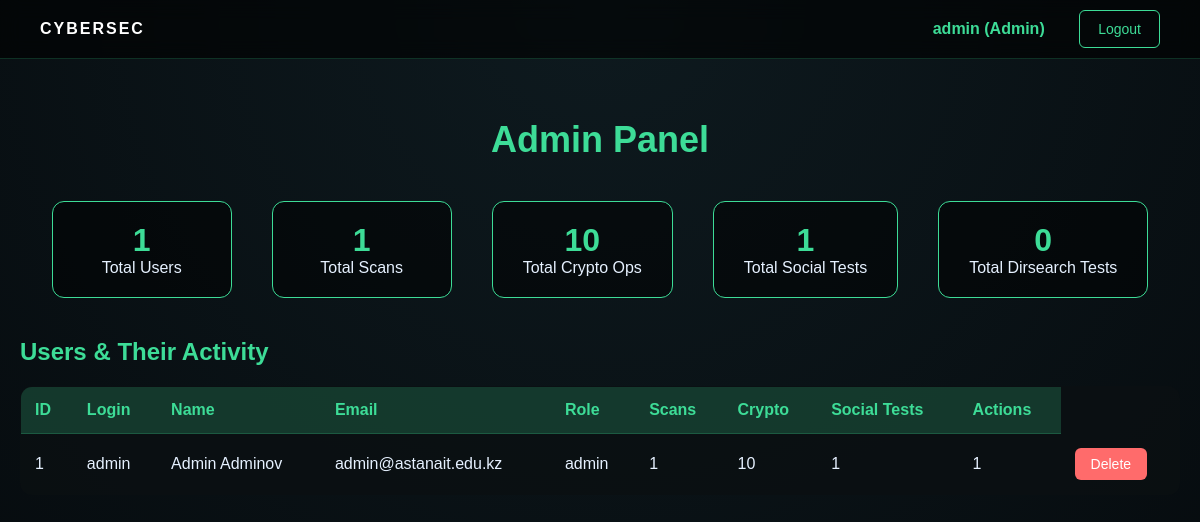
The page /admin (signed in) on the database its author committed.
### tables this page shows
CREATE TABLE users (
        id INTEGER PRIMARY KEY AUTOINCREMENT,
        login TEXT NOT NULL UNIQUE,
        first_name TEXT NOT NULL,
        last_name TEXT NOT NULL,
        email TEXT NOT NULL UNIQUE,
        password TEXT NOT NULL,
        role TEXT DEFAULT 'user'
    );

### app.py (the view)
@app.route('/admin')
@login_required
def admin():
    if not current_user.role == 'admin':
        flash("Access denied. Admins only.", "error")
        return redirect(url_for('index'))
    db = get_db()
    c = db.cursor()
    c.execute("SELECT COUNT(*) FROM users")
    total_users = c.fetchone()[0]
    c.execute("SELECT COUNT(*) FROM scans")
    total_scans = c.fetchone()[0]
    c.execute("SELECT COUNT(*) FROM crypto_logs")
    total_crypto = c.fetchone()[0]
    c.execute("SELECT COUNT(*) FROM social_logs")
    total_social = c.fetchone()[0]
    c.execute("SELECt COUNT(*) FROM dirsearch_logs")
    total_dirsearch = c.fetchone()[0]
    c.execute("""
        SELECT
            id, login, first_name, last_name, email, role,
            (SELECT COUNT(*) FROM scans WHERE user_id = users.id) AS scan_count,
            (SELECT COUNT(*) FROM crypto_logs WHERE user_id = users.id) AS crypto_count,
            (SELECT COUNT(*) FROM social_logs WHERE user_id = users.id) AS social_count,
            (SELECT COUNT(*) FROM social_logs WHERE user_id = users.id) AS dirsearch_count
        FROM users
        ORDER BY id
    """)
    users = [dict(row) for row in c.fetchall()]
    db.close()
    return render_template('admin.html',
                          total_users=total_users,
                          total_scans=total_scans,
                          total_crypto=total_crypto,
                          total_social=total_social,
                          total_dirsearch=total_dirsearch,
                          users=users)

### app.py (called while the page is built)
def connect_db():
    conn = sqlite3.connect(app.config['DATABASE'])
    conn.row_factory = sqlite3.Row
    return conn

def get_db():
    if not hasattr(g, 'link_db'):
        g.link_db = connect_db()
    return g.link_db

@login_manager.user_loader
def load_user(user_id):
    db = connect_db()
    conn = db.cursor()
    conn.execute("SELECT * FROM users WHERE id = ?", (user_id,))
    user_data = conn.fetchone()
    if user_data:
        return User(user_data['id'], user_data['login'], user_data['first_name'], user_data['last_name'], user_data['email'], user_data['password'], user_data['role'])

### templates/admin.html (shortened to what this page needs)
<!DOCTYPE html>
<html lang="en">
<head>
    <link rel="stylesheet" href="/static/style.css">
</head>
<body>
    <header class="navbar">
        <a href="{{ url_for('index') }}" class="logo" style="color: white;">CYBERSEC</a>
        <div class="nav-buttons">
            <span>{{ current_user.login }} (Admin)</span>
            <a href="{{ url_for('logout') }}" class="btn btn-outline">Logout</a>
        </div>
    </header>
    <div class="admin-container">
        <h1 class="admin-title">Admin Panel</h1>
        <div class="total-stats">
            <div class="stat-card">
                <div class="stat-number">{{ total_users }}</div>
                <div>Total Users</div>
            </div>
            <div class="stat-card">
                <div class="stat-number">{{ total_scans }}</div>
                <div>Total Scans</div>
            </div>
            <div class="stat-card">
                <div class="stat-number">{{ total_crypto }}</div>
                <div>Total Crypto Ops</div>
            </div>
            <div class="stat-card">
                <div class="stat-number">{{ total_social }}</div>
                <div>Total Social Tests</div>
            </div>
            <div class="stat-card">
                <div class="stat-number">{{ total_dirsearch }}</div>
                <div>Total Dirsearch Tests</div>
            </div>
        </div>
        <h2 style="color: #3ddc97; margin: 40px 0 20px;">Users & Their Activity</h2>
        <table>
            <tr>
                <th>ID</th>
                <th>Login</th>
                <th>Name</th>
                <th>Email</th>
                <th>Role</th>
                <th>Scans</th>
                <th>Crypto</th>
                <th>Social Tests</th>
                <th>Actions</th>
            </tr>
            {% for user in users %}
            <tr>
                <td>{{ user.id }}</td>
                <td>{{ user.login }}</td>
                <td>{{ user.first_name }} {{ user.last_name }}</td>
                <td>{{ user.email }}</td>
                <td>{{ user.role }}</td>
                <td>{{ user.scan_count }}</td>
                <td>{{ user.crypto_count }}</td>
                <td>{{ user.social_count }}</td>
                <td>{{ user.dirsearch_count}}</td>
                <td>
                    <form action="{{ url_for('admin_delete_user', user_id=user.id) }}" method="POST" style="display:inline;">
                        <button type="submit" class="btn-delete" onclick="return confirm('Delete user {{ user.login }}?')">Delete</button>
                    </form>
                </td>
            </tr>
            {% endfor %}
        </table>
    </div>
</body>
</html>

### static/style.css (style rules this page uses)
* { margin: 0; padding: 0; box-sizing: border-box; font-family: Arial, sans-serif; }
a { text-decoration: none; }
body { background: radial-gradient(circle at top, #0e1a1f, #05090c); color: #e6f1ff; min-height: 100vh; }
.navbar { display: flex; justify-content: space-between; padding: 20px 40px; }
.logo { font-weight: bold; letter-spacing: 2px; }
.nav-buttons .btn { margin-left: 10px; }
.btn { padding: 10px 18px; border-radius: 6px; text-decoration: none; font-size: 14px; transition: 0.2s; }
.btn-outline { border: 1px solid #3ddc97; color: #3ddc97; }

### templates/admin.html (style rules this page uses)
body { background: radial-gradient(circle at top, #0e1a1f, #05090c); color: #e6f1ff; min-height: 100vh; font-family: 'Arial', sans-serif; margin: 0; }
.navbar { display: flex; justify-content: space-between; align-items: center; padding: 20px 40px; background: rgba(0, 0, 0, 0.6); backdrop-filter: blur(10px); border-bottom: 1px solid rgba(61, 220, 151, 0.2); }
.nav-buttons span { margin-right: 20px; color: #3ddc97; font-weight: bold; }
.admin-container { max-width: 1400px; margin: 40px auto; padding: 20px; }
.admin-title { font-size: 36px; color: #3ddc97; text-align: center; margin-bottom: 40px; }
.total-stats { display: flex; justify-content: center; gap: 40px; margin-bottom: 40px; flex-wrap: wrap; }
.stat-card { background: rgba(0, 0, 0, 0.5); padding: 20px 30px; border-radius: 12px; border: 1px solid #3ddc97; text-align: center; min-width: 180px; }
.stat-number { font-size: 32px; color: #3ddc97; font-weight: bold; }
table { width: 100%; border-collapse: collapse; background: rgba(10, 15, 18, 0.8); border: 1px solid #3ddc97; border-radius: 12px; overflow: hidden; }
th, td { padding: 14px; text-align: left; border-bottom: 1px solid rgba(61, 220, 151, 0.2); }
th { background: rgba(61, 220, 151, 0.2); color: #3ddc97; }
.btn-delete { background: #ff6b6b; color: white; padding: 8px 16px; border: none; border-radius: 6px; cursor: pointer; font-size: 14px; }

### rows shown on the page
users: login "admin", id "1", first_name "Admin", last_name "Adminov", email "admin@astanait.edu.kz", role "admin", scan_count "1", crypto_count "10", social_count "1", dirsearch_count "1"

### other values the page prints
{{ total_users }} "1"
{{ total_scans }} "1"
{{ total_crypto }} "10"
{{ total_social }} "1"
{{ total_dirsearch }} "0"
